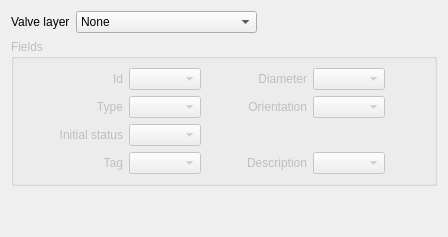
               <widget class="QWidget" name="tabValves">
                <attribute name="title">
                 <string>Valves</string>
                </attribute>
                <layout class="QGridLayout" name="gridLayout_11">
                 <item row="0" column="0">
                  <layout class="QGridLayout" name="gridLayout_9">
                   <item row="0" column="0">
                    <layout class="QHBoxLayout" name="horizontalLayout_6">
                     <item>
                      <widget class="QLabel" name="label_8">
                       <property name="text">
                        <string>Valve layer</string>
                       </property>
                      </widget>
                     </item>
                     <item>
                      <widget class="QComboBox" name="cbValveLayer">
                       <property name="sizePolicy">
                        <sizepolicy hsizetype="Expanding" vsizetype="Fixed">
                         <horstretch>0</horstretch>
                         <verstretch>0</verstretch>
                        </sizepolicy>
                       </property>
                       <item>
                        <property name="text">
                         <string>None</string>
                        </property>
                       </item>
                      </widget>
                     </item>
                     <item>
                      <spacer name="horizontalSpacer_8">
                       <property name="orientation">
                        <enum>Qt::Horizontal</enum>
                       </property>
                       <property name="sizeHint" stdset="0">
                        <size>
                         <width>40</width>
                         <height>20</height>
                        </size>
                       </property>
                      </spacer>
                     </item>
                    </layout>
                   </item>
                   <item row="1" column="0">
                    <widget class="QGroupBox" name="gbValves">
                     <property name="enabled">
                      <bool>false</bool>
                     </property>
                     <property name="sizePolicy">
                      <sizepolicy hsizetype="Expanding" vsizetype="Fixed">
                       <horstretch>0</horstretch>
                       <verstretch>0</verstretch>
                      </sizepolicy>
                     </property>
                     <property name="title">
                      <string>Fields</string>
                     </property>
                     <layout class="QGridLayout" name="gridLayout_10">
                      <item row="0" column="1">
                       <layout class="QGridLayout" name="gridLayout_24">
                        <item row="1" column="1">
                         <widget class="QComboBox" name="cbValve_Type">
                          <property name="sizePolicy">
                           <sizepolicy hsizetype="Expanding" vsizetype="Fixed">
                            <horstretch>0</horstretch>
                            <verstretch>0</verstretch>
                           </sizepolicy>
                          </property>
                         </widget>
                        </item>
                        <item row="3" column="0">
                         <widget class="QLabel" name="label_28">
                          <property name="minimumSize">
                           <size>
                            <width>70</width>
                            <height>0</height>
                           </size>
                          </property>
                          <property name="text">
                           <string>Tag</string>
                          </property>
                          <property name="alignment">
                           <set>Qt::AlignRight|Qt::AlignTrailing|Qt::AlignVCenter</set>
                          </property>
                         </widget>
                        </item>
                        <item row="0" column="2">
                         <widget class="QLabel" name="label_21">
                          <property name="minimumSize">
                           <size>
                            <width>100</width>
                            <height>0</height>
                           </size>
                          </property>
                          <property name="text">
                           <string>Diameter</string>
                          </property>
                          <property name="alignment">
                           <set>Qt::AlignRight|Qt::AlignTrailing|Qt::AlignVCenter</set>
                          </property>
                         </widget>
                        </item>
                        <item row="3" column="1">
                         <widget class="QComboBox" name="cbValve_Tag">
                          <property name="sizePolicy">
                           <sizepolicy hsizetype="Expanding" vsizetype="Fixed">
                            <horstretch>0</horstretch>
                            <verstretch>0</verstretch>
                           </sizepolicy>
                          </property>
                         </widget>
                        </item>
                        <item row="3" column="2">
                         <widget class="QLabel" name="label_29">
                          <property name="minimumSize">
                           <size>
                            <width>100</width>
                            <height>0</height>
                           </size>
                          </property>
                          <property name="text">
                           <string>Description</string>
                          </property>
                          <property name="alignment">
                           <set>Qt::AlignRight|Qt::AlignTrailing|Qt::AlignVCenter</set>
                          </property>
                         </widget>
                        </item>
                        <item row="2" column="4">
                         <spacer name="horizontalSpacer_12">
                          <property name="orientation">
                           <enum>Qt::Horizontal</enum>
                          </property>
                          <property name="sizeHint" stdset="0">
                           <size>
                            <width>40</width>
                            <height>20</height>
                           </size>
                          </property>
                         </spacer>
                        </item>
                        <item row="0" column="3">
                         <widget class="QComboBox" name="cbValve_Diameter">
                          <property name="sizePolicy">
                           <sizepolicy hsizetype="Expanding" vsizetype="Fixed">
                            <horstretch>0</horstretch>
                            <verstretch>0</verstretch>
                           </sizepolicy>
                          </property>
                         </widget>
                        </item>
                        <item row="1" column="4">
                         <spacer name="horizontalSpacer_10">
                          <property name="orientation">
                           <enum>Qt::Horizontal</enum>
                          </property>
                          <property name="sizeHint" stdset="0">
                           <size>
                            <width>40</width>
                            <height>20</height>
                           </size>
                          </property>
                         </spacer>
                        </item>
                        <item row="0" column="4">
                         <spacer name="horizontalSpacer_9">
                          <property name="orientation">
                           <enum>Qt::Horizontal</enum>
                          </property>
                          <property name="sizeHint" stdset="0">
                           <size>
                            <width>40</width>
                            <height>20</height>
                           </size>
                          </property>
                         </spacer>
                        </item>
                        <item row="0" column="0">
                         <widget class="QLabel" name="label_20">
                          <property name="minimumSize">
                           <size>
                            <width>70</width>
                            <height>0</height>
                           </size>
                          </property>
                          <property name="text">
                           <string>Id</string>
                          </property>
                          <property name="alignment">
                           <set>Qt::AlignRight|Qt::AlignTrailing|Qt::AlignVCenter</set>
                          </property>
                         </widget>
                        </item>
                        <item row="1" column="0">
                         <widget class="QLabel" name="label_22">
                          <property name="minimumSize">
                           <size>
                            <width>70</width>
                            <height>0</height>
                           </size>
                          </property>
                          <property name="text">
                           <string>Type</string>
                          </property>
                          <property name="alignment">
                           <set>Qt::AlignRight|Qt::AlignTrailing|Qt::AlignVCenter</set>
                          </property>
                         </widget>
                        </item>
                        <item row="0" column="1">
                         <widget class="QComboBox" name="cbValve_Id">
                          <property name="sizePolicy">
                           <sizepolicy hsizetype="Expanding" vsizetype="Fixed">
                            <horstretch>0</horstretch>
                            <verstretch>0</verstretch>
                           </sizepolicy>
                          </property>
                         </widget>
                        </item>
                        <item row="3" column="4">
                         <spacer name="horizontalSpacer_13">
                          <property name="orientation">
                           <enum>Qt::Horizontal</enum>
                          </property>
                          <property name="sizeHint" stdset="0">
                           <size>
                            <width>40</width>
                            <height>20</height>
                           </size>
                          </property>
                         </spacer>
                        </item>
                        <item row="3" column="3">
                         <widget class="QComboBox" name="cbValve_Descr">
                          <property name="sizePolicy">
                           <sizepolicy hsizetype="Expanding" vsizetype="Fixed">
                            <horstretch>0</horstretch>
                            <verstretch>0</verstretch>
                           </sizepolicy>
                          </property>
                         </widget>
                        </item>
                        <item row="2" column="0">
                         <widget class="QLabel" name="label_26">
                          <property name="minimumSize">
                           <size>
                            <width>100</width>
                            <height>0</height>
                           </size>
                          </property>
                          <property name="text">
                           <string>Initial status</string>
                          </property>
                          <property name="alignment">
                           <set>Qt::AlignRight|Qt::AlignTrailing|Qt::AlignVCenter</set>
                          </property>
                         </widget>
                        </item>
                        <item row="2" column="1">
                         <widget class="QComboBox" name="cbValve_InitStat">
                          <property name="sizePolicy">
                           <sizepolicy hsizetype="Expanding" vsizetype="Fixed">
                            <horstretch>0</horstretch>
                            <verstretch>0</verstretch>
                           </sizepolicy>
                          </property>
                         </widget>
                        </item>
                        <item row="1" column="2">
                         <widget class="QLabel" name="label_27">
                          <property name="minimumSize">
                           <size>
                            <width>70</width>
                            <height>0</height>
                           </size>
                          </property>
                          <property name="text">
                           <string>Orientation</string>
                          </property>
                          <property name="alignment">
                           <set>Qt::AlignRight|Qt::AlignTrailing|Qt::AlignVCenter</set>
                          </property>
                         </widget>
                        </item>
                        <item row="1" column="3">
                         <widget class="QComboBox" name="cbValve_Orient">
                          <property name="sizePolicy">
                           <sizepolicy hsizetype="Expanding" vsizetype="Fixed">
                            <horstretch>0</horstretch>
                            <verstretch>0</verstretch>
                           </sizepolicy>
                          </property>
                         </widget>
                        </item>
                       </layout>
                      </item>
                     </layout>
                    </widget>
                   </item>
                   <item row="2" column="0">
                    <spacer name="verticalSpacer_3">
                     <property name="orientation">
                      <enum>Qt::Vertical</enum>
                     </property>
                     <property name="sizeHint" stdset="0">
                      <size>
                       <width>20</width>
                       <height>40</height>
                      </size>
                     </property>
                    </spacer>
                   </item>
                  </layout>
                 </item>
                </layout>
               </widget>
